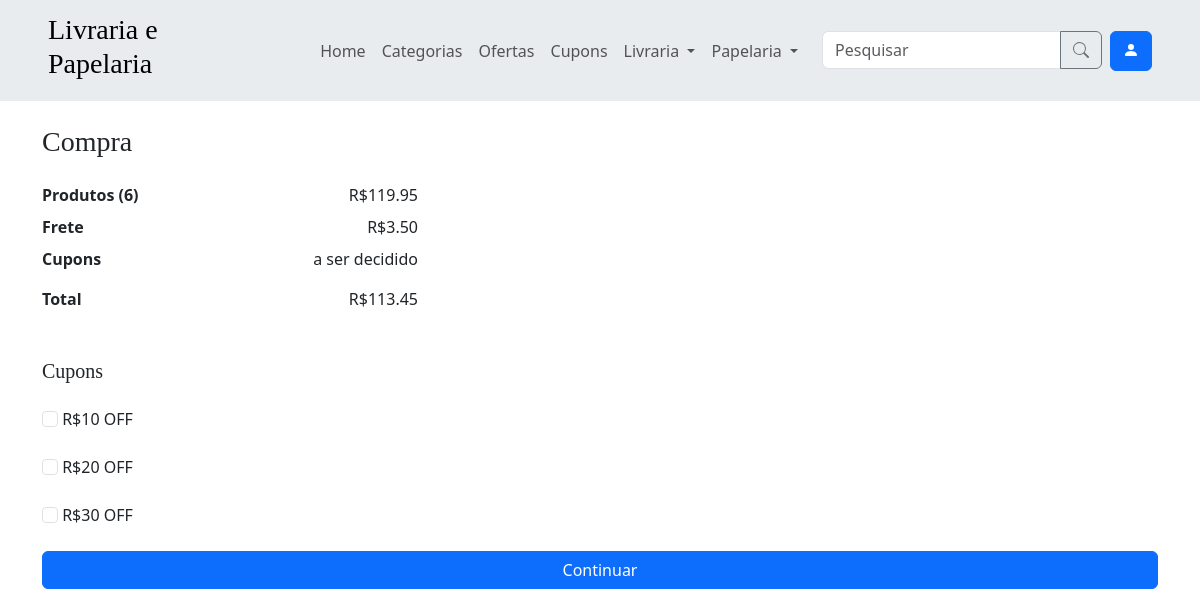
The app's page /compra/cupons/1 (signed in) with its own data.
### app/models.py (models this page shows, shortened)
class Cupom(models.Model):
    nome = models.CharField(max_length=100, null=True, blank=True)
    desconto = models.DecimalField(max_digits=10, decimal_places=2)
    data_inicio = models.DateTimeField()
    data_fim = models.DateTimeField()
    compras = models.ManyToManyField(Compra, blank=True)
    def is_valido(self, usuario):
        dentro_do_tempo = self.data_inicio <= timezone.now() <= self.data_fim
        usuario_nao_usou = not self.compras.filter(usuario=usuario).exists()
        return dentro_do_tempo and usuario_nao_usou
    class Meta:
        verbose_name = verbose_name_plural = 'Cupom'

### app/views_compra.py (the view)
# urls.py: path('compra/cupons/<int:id_compra>', views_compra.compra_cupons, name='compra_cupons'),
@login_required
@user_passes_test(usuario_comum)
def compra_cupons(request, id_compra):
    compra = get_object_or_404(Compra, id=id_compra)
    if request.method == 'POST':
        cupons = request.POST.getlist('cupons')
        compra.cupom_set.set(cupons)
        return redirect('compra_pagamento', id_compra=id_compra)
    cupons = [cupom for cupom in Cupom.objects.all() if cupom.is_valido(request.user)]
    return render(request, 'compra_cupons.html', {'compra': compra, 'cupons': cupons})

### app/context_processors.py (called while the page is built)
def categorias_processor(request):
    categorias = Categoria.objects.all()
    categorias_livraria = categorias.filter(tipo='Livraria')
    categorias_papelaria = categorias.filter(tipo='Papelaria')
    categorias = categorias[:10]
    return {
        'categorias': categorias,
        'categorias_livraria': categorias_livraria,
        'categorias_papelaria': categorias_papelaria
    }

### app/models.py (called while the page is built)
    def preco_atual(self):
        promocao = self.promocao_set.last()
        if promocao:
            promocao_produto = promocao.promocaoproduto_set.get(produto=self)
            return self.preco * (1 - promocao_produto.desconto)
        return self.preco

    def quantidade_produtos(self):
        return sum([compra_produto.quantidade for compra_produto in self.compraproduto_set.all()])

    def preco_produtos(self):
        return sum([compra_produto.produto.preco_atual() * compra_produto.quantidade for compra_produto in self.compraproduto_set.all()])

    def preco_frete(self):
        soma = 0
        for compra_produto in self.compraproduto_set.all():
            transportadora = compra_produto.entrega_associada().transportadora
            soma += transportadora.preco if transportadora is not None else 0
        return soma

    def desconto_cupons(self):
        soma = 0
        for cupom in self.cupom_set.all():
            soma += cupom.desconto
        return soma

    def preco_total(self):
        return max(0, self.preco_produtos() + self.preco_frete() - self.desconto_cupons())

    def entrega_associada(self):
        try:
            entrega = Entrega.objects.get(compra_produto=self)
        except Entrega.DoesNotExist:
            entrega = Entrega(compra_produto=self)
            entrega.save()
        return entrega

### app/views_compra.py (called while the page is built)
def usuario_comum(user):
    return not user.is_staff

### app/templates/compra_cupons.html (shortened to what this page needs)
{% extends 'components/base.html' %}
{% block content %}
    {% include 'components/content_title.html' with title='Compra' %}
    {% include 'components/resumo_compra.html' with preco_produtos=compra.preco_produtos quantidade_produtos=compra.quantidade_produtos preco_total=compra.preco_total preco_frete=compra.preco_frete %}
    <h5 class="mb-4">Cupons</h5>
    <form class="d-flex flex-column gap-4" method="post">
        {% for cupom in cupons %}
            <div>
                <input value="{{ cupom.id }}" class="form-check-input" type="checkbox" name="cupons" id="cupons">
                <label class="form-check-label" for="cupons">{{ cupom.nome }}</label>
            </div>
        {% empty %}
        <p>Você não possui cupons disponíveis.</p>
        {% endfor %}
        <button type="submit" class="btn btn-primary">Continuar</button>
    </form>
{% endblock %}

### app/templates/components/base.html (style rules this page uses)
h1, h2, h3, h4, h5, h6 { font-family: "Playfair Display", Georgia, "Times New Roman", serif; }

### records on screen
Cupom: nome "R$10 OFF"
Cupom: nome "R$20 OFF"
Cupom: nome "R$30 OFF"

### other values on screen
{{ title }} "Compra"
{{ quantidade_produtos }} "6"
{{ preco_produtos|floatformat:2 }} "119.95"
{{ preco_frete|floatformat:2 }} "3.50"
{{ preco_total|floatformat:2 }} "113.45"
